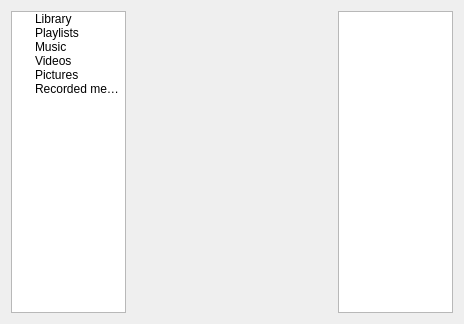
<?xml version="1.0" encoding="UTF-8"?>
<ui version="4.0">
 <class>CentralView</class>
 <widget class="QWidget" name="CentralView">
  <property name="geometry">
   <rect>
    <x>0</x>
    <y>0</y>
    <width>464</width>
    <height>324</height>
   </rect>
  </property>
  <property name="windowTitle">
   <string>Form</string>
  </property>
  <layout class="QGridLayout" name="gridLayout_2">
   <item row="0" column="0">
    <layout class="QGridLayout" name="mainGridLayout">
     <item row="0" column="0">
      <widget class="QTreeWidget" name="libraryTree">
       <property name="minimumSize">
        <size>
         <width>100</width>
         <height>0</height>
        </size>
       </property>
       <property name="headerHidden">
        <bool>true</bool>
       </property>
       <property name="columnCount">
        <number>1</number>
       </property>
       <column>
        <property name="text">
         <string notr="true">1</string>
        </property>
       </column>
       <item>
        <property name="text">
         <string>Library</string>
        </property>
       </item>
       <item>
        <property name="text">
         <string>Playlists</string>
        </property>
       </item>
       <item>
        <property name="text">
         <string>Music</string>
        </property>
       </item>
       <item>
        <property name="text">
         <string>Videos</string>
        </property>
       </item>
       <item>
        <property name="text">
         <string>Pictures</string>
        </property>
       </item>
       <item>
        <property name="text">
         <string>Recorded media</string>
        </property>
       </item>
      </widget>
     </item>
     <item row="0" column="2">
      <widget class="QListView" name="playlistList">
       <property name="minimumSize">
        <size>
         <width>100</width>
         <height>0</height>
        </size>
       </property>
      </widget>
     </item>
     <item row="0" column="1">
      <widget class="QWidget" name="contentWidget" native="true">
       <property name="sizePolicy">
        <sizepolicy hsizetype="Expanding" vsizetype="Preferred">
         <horstretch>0</horstretch>
         <verstretch>0</verstretch>
        </sizepolicy>
       </property>
       <property name="minimumSize">
        <size>
         <width>200</width>
         <height>0</height>
        </size>
       </property>
      </widget>
     </item>
    </layout>
   </item>
  </layout>
 </widget>
 <resources/>
 <connections/>
</ui>
